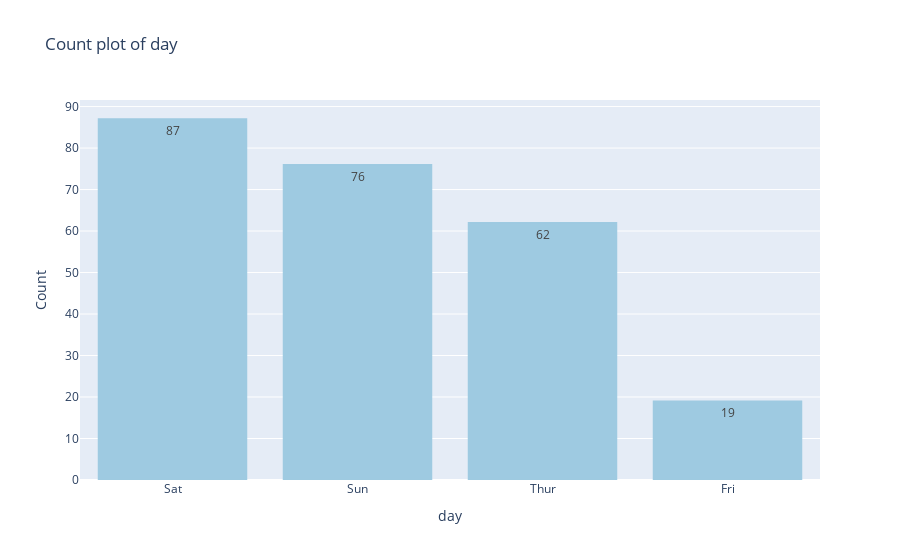

Source (notebook cell):
### Markdown cell above
# Countplot

### Code cell
tips.bp.plotly_countplot('day')

### Figure 1 — Plotly figure (JSON) as saved in the notebook; plotly's stock layout.template omitted (floating-point values rounded to 4 significant figures)
{"data": [{"marker": {"color": "rgb(158,202,225)", "line": {"color": "rgb(158,202,225)", "width": 1.5}}, "opacity": 1, "text": ["87", "76", "62", "19"], "textposition": "auto", "type": "bar", "x": ["Sat", "Sun", "Thur", "Fri"], "y": [87, 76, 62, 19]}], "layout": {"title": {"text": "Count plot of day"}, "xaxis": {"tickvals": ["Sat", "Sun", "Thur", "Fri"], "title": {"text": "day"}}, "yaxis": {"title": {"text": "Count"}}}}
